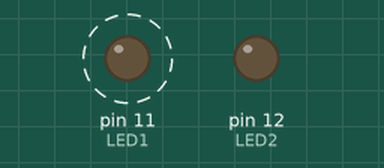
Recording of a sketch running on a simulated Arduino Uno, built with avr-gcc and run on an emulated ATmega328P. Shown: output pins drawn as LEDs (lit = HIGH). Dashed ring = blinking.

Above: at 0.5 s.
At 7.5 s:
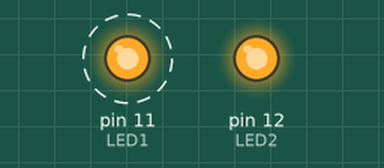
Timing chart, 0 to 9.2 s (numbered marks = the images above):
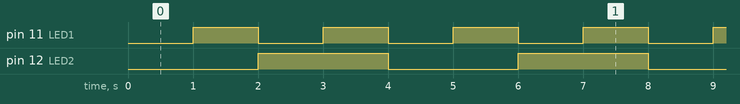

The sketch:

async.ino
```cpp
unsigned long ms_from_start = 0;

#define LED1 11
unsigned long ms_prev_led1_state_change = 0;
unsigned long led1_state = LOW;
unsigned long led1_interval = 1000;

#define LED2 12
unsigned long ms_prev_led2_state_change = 0;
unsigned long led2_state = LOW;
unsigned long led2_interval = 2000;

void setup() {
  pinMode(LED1, OUTPUT);
  pinMode(LED2, OUTPUT);
}

void loop() {
  ms_from_start = millis();

  if (ms_from_start - ms_prev_led1_state_change >= led1_interval) {
    // led1_state = (led1_state + 1) % 2
    if (led1_state == LOW) {
      led1_state = HIGH;
    } else {
      led1_state = LOW;
    }
    digitalWrite(LED1, led1_state);
    ms_prev_led1_state_change = ms_from_start;
  }

  if (ms_from_start - ms_prev_led2_state_change >= led2_interval) {
    // led1_state = (led1_state + 1) % 2
    if (led2_state == LOW) {
      led2_state = HIGH;
    } else {
      led2_state = LOW;
    }
    digitalWrite(LED2, led2_state);
    ms_prev_led2_state_change = ms_from_start;
  }
}
```

Measured:
- by itself, pin 11 (LED1): alternates HIGH for 1.0 s and LOW for 1.0 s
- by itself, pin 12 (LED2): alternates HIGH for 2.0 s and LOW for 2.0 s
- by itself, everything shown: repeats every 4.0 s, in 4 steps
